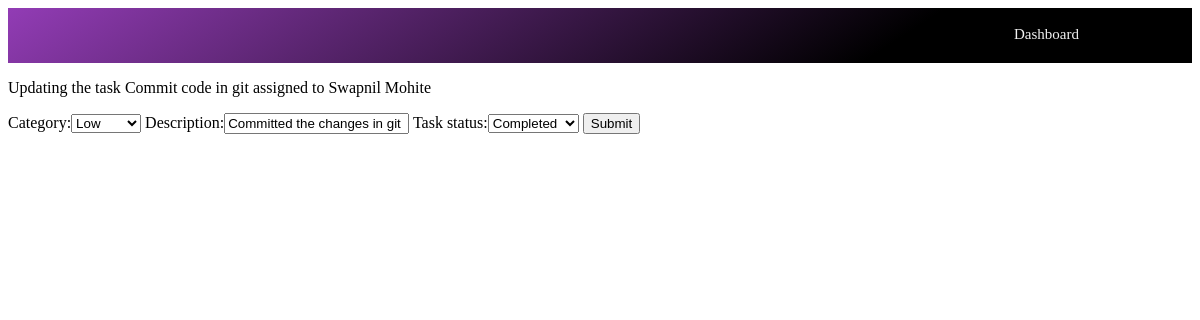
The page /update_task/6/ on the database its author committed.
### ttt/models.py (models this page shows, shortened)
class Task(models.Model):
	CATEGORY = [
		( 'Low', 'Low'),
		('Medium', 'Medium'),
		('Urgent', 'Urgent'),
		]
	STATUS = [
		('Not Started', 'Not Started'),
		('In Progress', 'In Progress'),
		('Completed', 'Completed'),
		]
	name = models.CharField(max_length=200, null=True)
	category = models.CharField(max_length=200, null=True, choices=CATEGORY)
	description = models.CharField(max_length=200, null=True)
	date_created = models.DateTimeField(auto_now_add=True, null=True)
	member = models.ForeignKey('Member', null=True, on_delete=models.SET_NULL)
	task_status = models.CharField(max_length=200, null=True, choices=STATUS)

class Member(models.Model):
	DESIGNATION = [
		('Developer', 'Developer'),
		('Tester', 'Tester'),
		('Support', 'Support'),
		]
	name = models.CharField(max_length=200, null=True)
	role = models.CharField(max_length=100, null=True, choices=DESIGNATION)
	email = models.CharField(max_length=200, null=True)
	date_created = models.DateTimeField(auto_now_add=True, null=True)

### ttt/views.py (the view)
# urls.py: path('update_task/<str:pk>/', views.update_task, name='update_task'),
def update_task(request, pk):
	task_details = Task.objects.get(id=pk)
	task_name = task_details.name
	member_name = task_details.member.name
	form = TaskUpdateForm(instance=task_details)
	if request.method == 'POST':
		form = TaskUpdateForm(request.POST, instance=task_details)
		if form.is_valid():
			form.save()
			return redirect('/')
	context={
		'form' : form,
		'task_name' : task_name,
		'member_name' : member_name
		}
	return render(request, 'ttt/update_task.html', context)

### ttt/forms.py
class TaskUpdateForm(ModelForm):
	class Meta:
		model = Task
		fields = ['category', 'description', 'task_status']

### ttt/templates/ttt/update_task.html (shortened to what this page needs)
{% extends 'ttt/base.html' %}
{% load static %}
{% block content%}
<form action="" method="POST">
<p>Updating the task {{ task_name }} assigned to  {{ member_name }}</p>
{{ form }}
<input type="submit" name="Submit"></input>
</form>
{% endblock %}

### rows shown on the page
Task: name "Commit code in git", category "Low", description "Committed the changes in git", task_status "Completed"
Member: name "Swapnil Mohite"
